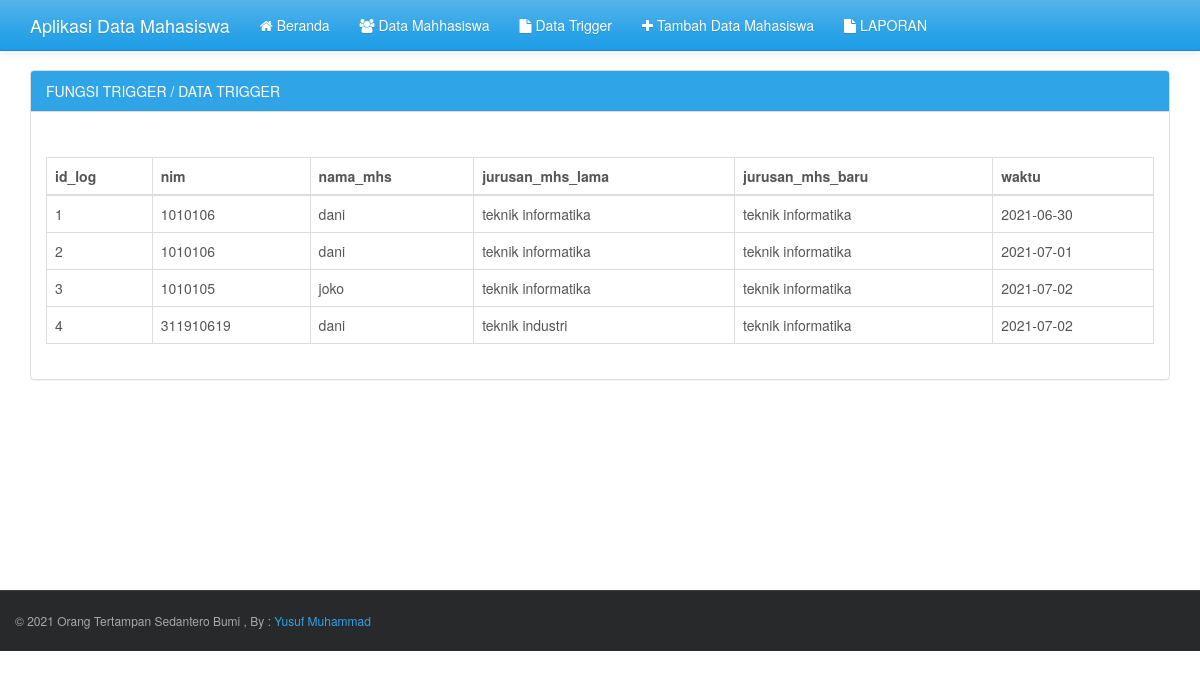
The page /project/sawit.php on the database its author committed.
### tables this page shows
CREATE TABLE `log_yusuf_311910617` (
  `id_log` int(10) NOT NULL,
  `nim` int(10) DEFAULT NULL,
  `nama_mhs` varchar(30) DEFAULT NULL,
  `jurusan_mhs_lama` varchar(20) DEFAULT NULL,
  `jurusan_mhs_baru` varchar(20) DEFAULT NULL,
  `waktu` date DEFAULT NULL
);

### project/sawit.php (the view, shortened to what this page needs)
<?php
include("config.php");
?>
<!DOCTYPE html>
<html>
	<head>
		<?php include("include/css.php"); ?>
	</head>
	<body>
		<header>
			<?php include("include/header.php"); ?>
		</header>
		<div class='container' style='margin-top:70px'>
			<div class='row' style='min-height:520px'>
				<div class='col-md-12'>
					<div class='panel panel-primary'>
						<div class='panel-heading'>FUNGSI TRIGGER / DATA TRIGGER</div>
						<div class='panel-body'>
							<p>
							<table class="table table-hover table-bordered">
							  <thead>
								<tr>
								  <th>id_log</th>
								  <th>nim</th>
								  <th>nama_mhs</th>
								  <th>jurusan_mhs_lama</th>
								  <th>jurusan_mhs_baru</th>
								  <th>waktu</th>
								</tr>
							  </thead>
							  <tbody>
								<?php
									$sqlquery = "SELECT * FROM log_yusuf_311910617";
									if ($result = mysqli_query($koneksi, $sqlquery)) {
										while ($row = mysqli_fetch_assoc($result)) {
								?>
								<tr>
								<td><?php echo $row["id_log"];?></td>
								<td><?php echo $row["nim"];?></td>
								<td><?php echo $row["nama_mhs"];?></td>
								<td><?php echo $row["jurusan_mhs_lama"];?></td>
								<td><?php echo $row["jurusan_mhs_baru"];?></td>
								<td><?php echo $row["waktu"];?></td>
								</tr>
								<?php
										}
									}
									?>
							  </tbody>
							</table>
						</div>
					</div>
				</div>
			</div>
		</div>
		<?php include("include/footer.php"); ?>
	</body>
</html>

### rows shown on the page
log_yusuf_311910617: id_log "1", nim "1010106", nama_mhs "dani", jurusan_mhs_lama "teknik informatika", jurusan_mhs_baru "teknik informatika", waktu "2021-06-30"
log_yusuf_311910617: id_log "2", nim "1010106", nama_mhs "dani", jurusan_mhs_lama "teknik informatika", jurusan_mhs_baru "teknik informatika", waktu "2021-07-01"
log_yusuf_311910617: id_log "3", nim "1010105", nama_mhs "joko", jurusan_mhs_lama "teknik informatika", jurusan_mhs_baru "teknik informatika", waktu "2021-07-02"
log_yusuf_311910617: id_log "4", nim "311910619", nama_mhs "dani", jurusan_mhs_lama "teknik industri", jurusan_mhs_baru "teknik informatika", waktu "2021-07-02"
